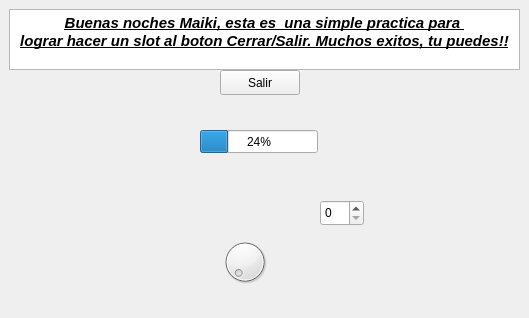
<?xml version="1.0" encoding="UTF-8"?>
<ui version="4.0">
 <class>Widget</class>
 <widget class="QWidget" name="Widget">
  <property name="geometry">
   <rect>
    <x>0</x>
    <y>0</y>
    <width>529</width>
    <height>318</height>
   </rect>
  </property>
  <property name="windowTitle">
   <string>Widget</string>
  </property>
  <widget class="QPushButton" name="pushButton">
   <property name="geometry">
    <rect>
     <x>220</x>
     <y>70</y>
     <width>80</width>
     <height>25</height>
    </rect>
   </property>
   <property name="text">
    <string>Salir</string>
   </property>
  </widget>
  <widget class="QTextEdit" name="textEdit">
   <property name="geometry">
    <rect>
     <x>9</x>
     <y>9</y>
     <width>511</width>
     <height>61</height>
    </rect>
   </property>
   <property name="html">
    <string>&lt;!DOCTYPE HTML PUBLIC &quot;-//W3C//DTD HTML 4.0//EN&quot; &quot;http://www.w3.org/TR/REC-html40/strict.dtd&quot;&gt;
&lt;html&gt;&lt;head&gt;&lt;meta name=&quot;qrichtext&quot; content=&quot;1&quot; /&gt;&lt;style type=&quot;text/css&quot;&gt;
p, li { white-space: pre-wrap; }
&lt;/style&gt;&lt;/head&gt;&lt;body style=&quot; font-family:'Ubuntu'; font-size:11pt; font-weight:400; font-style:normal;&quot;&gt;
&lt;p align=&quot;center&quot; style=&quot; margin-top:0px; margin-bottom:0px; margin-left:0px; margin-right:0px; -qt-block-indent:0; text-indent:0px;&quot;&gt;&lt;span style=&quot; font-weight:600; font-style:italic; text-decoration: underline;&quot;&gt;Buenas noches Maiki, esta es  una simple practica para &lt;/span&gt;&lt;/p&gt;
&lt;p align=&quot;center&quot; style=&quot; margin-top:0px; margin-bottom:0px; margin-left:0px; margin-right:0px; -qt-block-indent:0; text-indent:0px;&quot;&gt;&lt;span style=&quot; font-weight:600; font-style:italic; text-decoration: underline;&quot;&gt;lograr hacer un slot al boton Cerrar/Salir. Muchos exitos, tu puedes!!&lt;/span&gt;&lt;/p&gt;&lt;/body&gt;&lt;/html&gt;</string>
   </property>
  </widget>
  <widget class="QSpinBox" name="spinBox">
   <property name="geometry">
    <rect>
     <x>320</x>
     <y>200</y>
     <width>44</width>
     <height>26</height>
    </rect>
   </property>
  </widget>
  <widget class="QDial" name="dial">
   <property name="geometry">
    <rect>
     <x>220</x>
     <y>230</y>
     <width>50</width>
     <height>64</height>
    </rect>
   </property>
  </widget>
  <widget class="QProgressBar" name="progressBar">
   <property name="geometry">
    <rect>
     <x>200</x>
     <y>130</y>
     <width>118</width>
     <height>23</height>
    </rect>
   </property>
   <property name="value">
    <number>24</number>
   </property>
  </widget>
 </widget>
 <resources/>
 <connections>
  <connection>
   <sender>progressBar</sender>
   <signal>valueChanged(int)</signal>
   <receiver>spinBox</receiver>
   <slot>setValue(int)</slot>
   <hints>
    <hint type="sourcelabel">
     <x>297</x>
     <y>140</y>
    </hint>
    <hint type="destinationlabel">
     <x>358</x>
     <y>220</y>
    </hint>
   </hints>
  </connection>
  <connection>
   <sender>dial</sender>
   <signal>valueChanged(int)</signal>
   <receiver>spinBox</receiver>
   <slot>setValue(int)</slot>
   <hints>
    <hint type="sourcelabel">
     <x>264</x>
     <y>261</y>
    </hint>
    <hint type="destinationlabel">
     <x>343</x>
     <y>225</y>
    </hint>
   </hints>
  </connection>
  <connection>
   <sender>progressBar</sender>
   <signal>valueChanged(int)</signal>
   <receiver>dial</receiver>
   <slot>setValue(int)</slot>
   <hints>
    <hint type="sourcelabel">
     <x>283</x>
     <y>145</y>
    </hint>
    <hint type="destinationlabel">
     <x>236</x>
     <y>231</y>
    </hint>
   </hints>
  </connection>
  <connection>
   <sender>spinBox</sender>
   <signal>valueChanged(int)</signal>
   <receiver>progressBar</receiver>
   <slot>setValue(int)</slot>
   <hints>
    <hint type="sourcelabel">
     <x>326</x>
     <y>215</y>
    </hint>
    <hint type="destinationlabel">
     <x>302</x>
     <y>144</y>
    </hint>
   </hints>
  </connection>
 </connections>
</ui>
